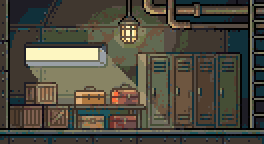
#> input picture packages/content/art/scene/room/hqm.png, 132 x 72 px (shown 2 times larger); its folder holds 2 pictures in this run
$ python sheet.py ../../packages/content/art/scene/room ../../packages/content/art/scene/room/metal.png 5
#> lines starting #> are read from the running program, lines starting #| are printed output that depends on the picture
"""python -I sheet.py <dir> <out.png> [scale]: every PNG in <dir> on one checkerboard contact sheet, nearest-neighbour."""
import sys, os
from PIL import Image, ImageDraw

d, out = sys.argv[1], sys.argv[2]
z = int(sys.argv[3]) if len(sys.argv) > 3 else 4
files = sorted(f for f in os.listdir(d) if f.endswith('.png'))
ims = [(f, Image.open(os.path.join(d, f)).convert('RGBA')) for f in files]
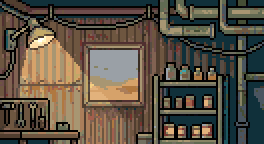
#> input picture packages/content/art/scene/room/metal.png, 132 x 72 px (shown 2 times larger)
pad, label = 12, 14
# rows: big wide images alone, small ones packed
W = 1400
rows, cur, cw = [], [], 0
for f, im in ims:
    w = im.width * z + pad
    if cur and cw + w > W:
        rows.append(cur); cur, cw = [], 0
    cur.append((f, im)); cw += w
#> this loop made 2 passes
#> (f, w, cw) on passes 1 to 2: ('hqm.png', 672, 672), ('metal.png', 672, 1344)
#> after the loop, cur = 2 items; cw = 1344; rows = []
if cur: rows.append(cur)
H = sum(max(im.height for _, im in r) * z + pad + label for r in rows) + pad
#> H = 398
sheet = Image.new('RGBA', (W, H), (40, 40, 44, 255))
dr = ImageDraw.Draw(sheet)
for y in range(0, H, 8):
    for x in range(0, W, 8):
        if (x // 8 + y // 8) % 2 == 0:
            dr.rectangle([x, y, x + 7, y + 7], fill=(52, 52, 58, 255))
y = pad
for r in rows:
    x = pad
    rh = max(im.height for _, im in r) * z
    for f, im in r:
        big = im.resize((im.width * z, im.height * z), Image.NEAREST)
        sheet.alpha_composite(big, (x, y + rh - big.height))
        dr.text((x, y + rh + 2), f"{f} {im.width}x{im.height}", fill=(220, 220, 220, 255))
        x += big.width + pad
    y += rh + pad + label
#> this loop made 1 pass
#> (rh, y) on pass 1: (360, 398)
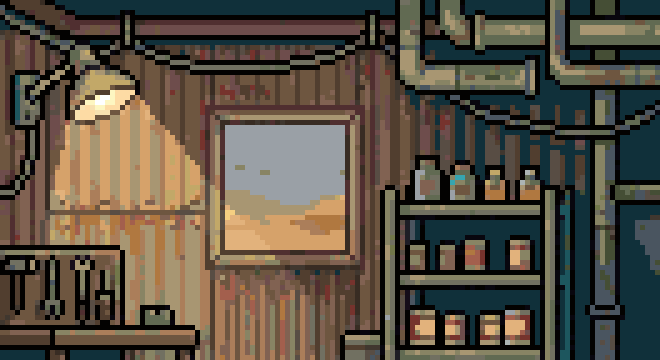
#> big: PIL image 660x360 RGBA; mean R, G, B, A 88.5, 79.9, 66.8, 255
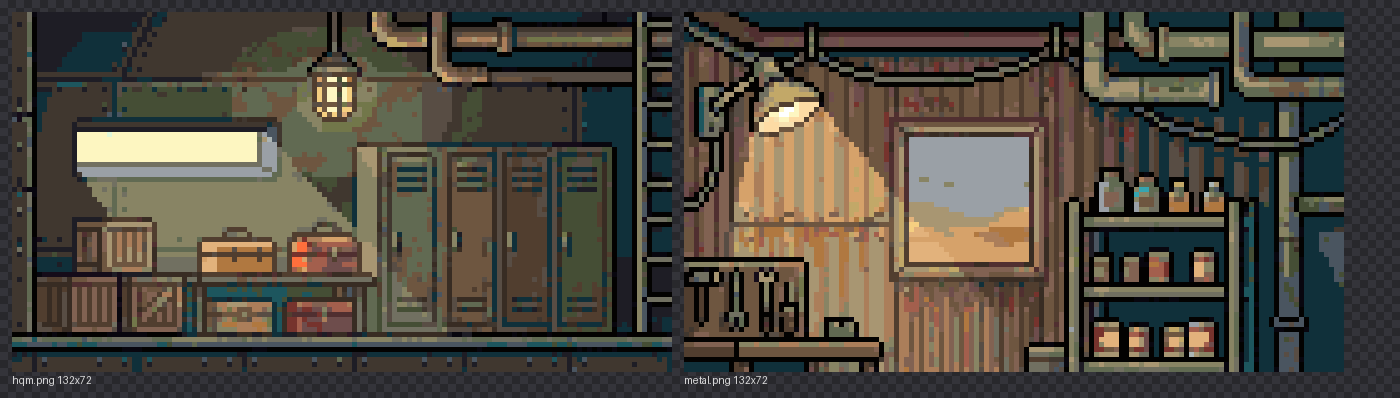
#> sheet: PIL image 1400x398 RGBA; mean R, G, B, A 77.8, 72.8, 62.8, 255
#> after the loop, y = 398
sheet.save(out)
print(out, sheet.size)
#| ../../packages/content/art/scene/room/metal.png (1400, 398)
